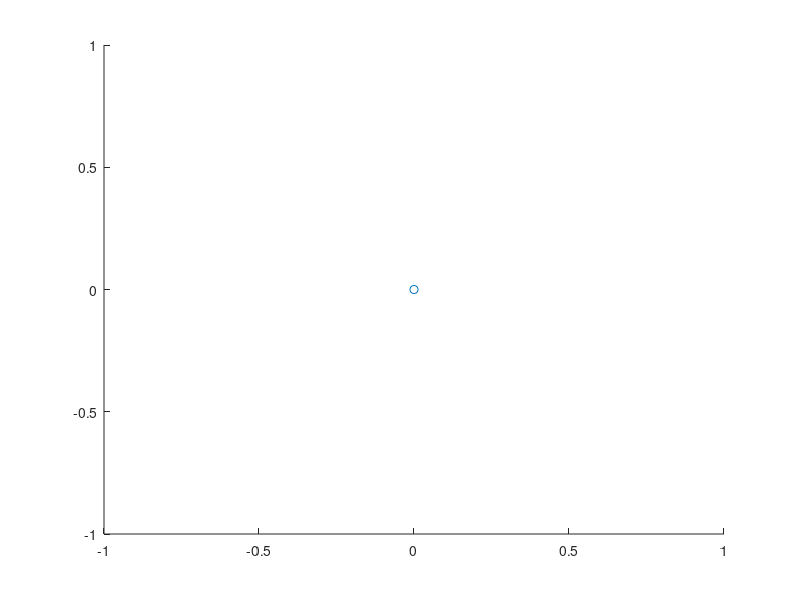

Recreate this plot in MATLAB. (Note: this script raises an error after producing the figure.)
tic
hold on
scatter(0,0)
for i=1:20
    main()
end
toc

function main()
    N = 200;
    p = 40;
    beta = 50;
    patterns = generate_n_random_patterns(N, p);
    %time_steps = 100:1:1000;
    time_steps = 0:1000;
    weights_prim = weights(patterns);
    pattern = patterns(:, 1);
    prev_state = pattern;
    result = zeros(1, length(time_steps));
    i = 1;
    for t=time_steps
        %time = t-100;
        %res = travaling_mean(time, t, pattern, prev_state, beta, weights_prim);
        %result(i) = res;
        %prev_state = update_all(N, beta, prev_state, weights_prim);
        %------
        res = order_parameter(pattern, prev_state, beta, weights_prim);
        result(i) = res{1,1};
        prev_state = res{1,2};
        %------
        %state = zeros(length(pattern), 1);
        
        %for j=1:N
        %    state(j) = update(beta, j, prev_state, weights_prim);
        %    result(i+j-1) = state(j)*pattern(j);
        %end
        %prev_state = state;
        i = i + 1;
    end
    plot(time_steps, result)
end

function f  = travaling_mean(start_time, end_time, fed_pattern, prev_state, beta, weights)
    summa = 0;

    for t = start_time:end_time
        res = order_parameter(fed_pattern, prev_state, beta, weights);
        m = res{1,1};
        summa = summa + m;
        prev_state = res{1,2};
    end
    
    f = summa/(end_time - start_time);
end

function m = order_parameter(fed_pattern, prev_state, beta, weights)
    N = length(fed_pattern);
    summa = 0;
    state = zeros(length(fed_pattern), 1);
    
    for i=1:N
        state(i) = update(beta, i, prev_state, weights);
        summa = summa + state(i) * fed_pattern(i);
    end
    m = {summa/N, state};
end

function s = update_all(N, beta, prev_state, weights_prime)
    state = prev_state;
    for i = 1:N
        state(i) = update(beta, i, prev_state, weights_prime);
    end
    s = state;
end

function s = update(beta, index, prev_state, weights_prime)
    
    b_i = coolfunction(weights_prime(:, index),prev_state);
    probabillity = g(b_i, beta);
    random = rand;
    
    if random <= probabillity
       s = 1; 
    else
       s = -1;
    end
end

function w = weights(patterns)
    N = length(patterns(:, 1));
    
    matrix = patterns * patterns.';
    for i=1:N
        matrix(i,i) = 0;
    end
    w = 1/N * matrix;
end

function f = coolfunction(weights_prime, prev_state)
    f = weights_prime.' * prev_state;
end

function f = g(b_i, beta)
    f = 1 /(1 + exp(-2*beta*b_i));
end

function f = generate_random_pattern(neurons)
    pattern = randi([0 1], neurons, 1);
    pattern(pattern==0) = -1;
    f = pattern;
end

function p = generate_n_random_patterns(neurons, n)
    patterns = zeros(neurons, n);
    for j=1:n
        pattern = generate_random_pattern(neurons);
        patterns(:, j) = pattern;
    end
    
    p = patterns;
end